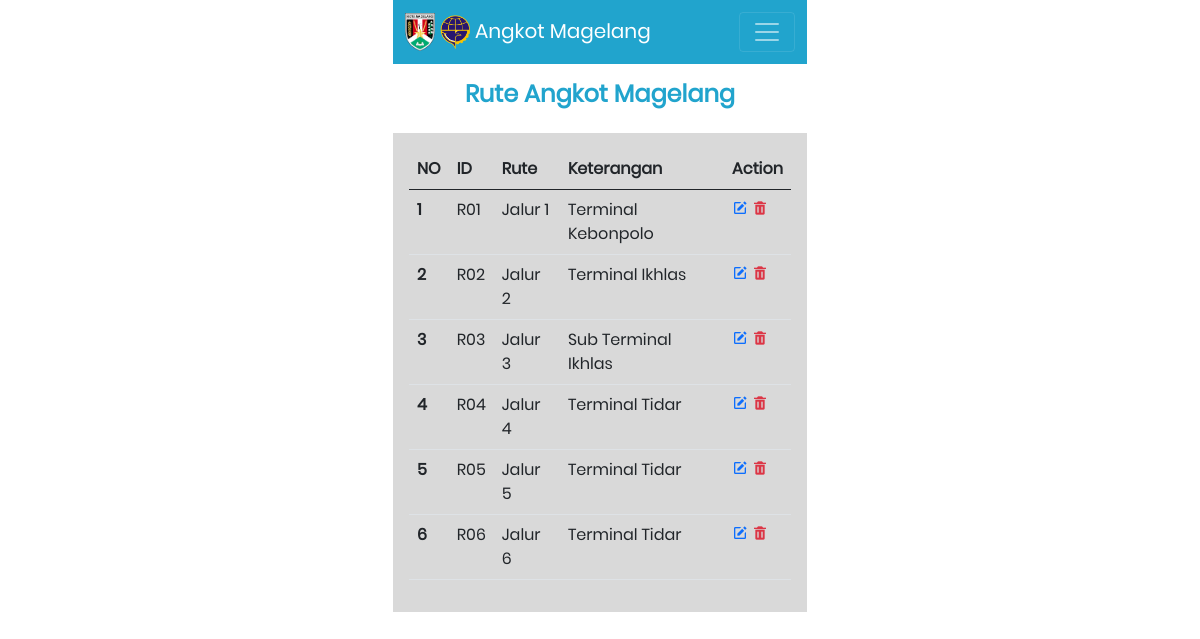
/show-rute.php (signed in), run on an earlier commit of the app's database.
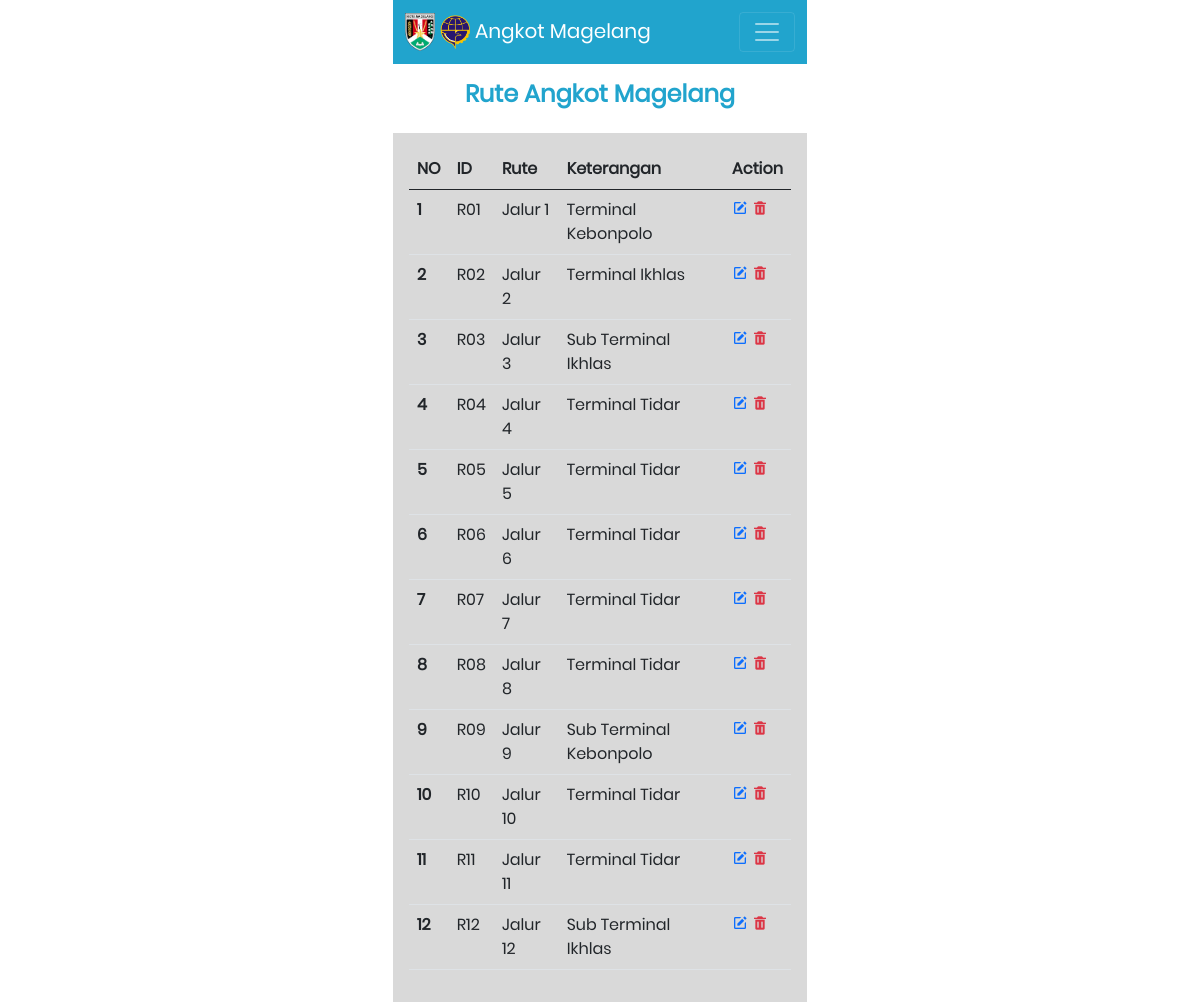
And on a later commit of the database.
### tables this page shows
CREATE TABLE `rute_angkot` (
  `ID_RUTE` varchar(5) NOT NULL,
  `NAMA_RUTE` varchar(50) NOT NULL,
  `KETERANGAN` varchar(70) NOT NULL,
  `ICON` text NOT NULL,
  `DATA_RUTE` text NOT NULL,
  `COLOR` varchar(7) NOT NULL
);

### show-rute.php (the view, shortened to what this page needs)
<!DOCTYPE html>
<html lang="en">
<head>
  <?php include 'component/head.php' ?>
</head>
<body>
  <?php
    include 'component/navbar.php';
    include 'koneksi.php';
    $no = 1;
  ?>
  <section class="dashboard mt-3">
    <div class="container">
      <div class="row text-center">
        <h1 class="heading">Rute Angkot Magelang</h1>
      </div>
      <div class="row mt-3 p-3" style="background: #D9D9D9">
        <table class="table">
          <thead>
            <tr>
              <th scope="col">NO</th>
              <th scope="col">ID</th>
              <th scope="col">Rute</th>
              <th scope="col">Keterangan</th>
              <th scope="col">Action</th>
            </tr>
          </thead>
          <tbody>
          <?php
          $result = mysqli_query($koneksi, "SELECT * FROM rute_angkot");
          foreach ($result as $row) {
          ?>
            <tr>
              <th scope="row"><?php echo $no?></th>
              <td><?php echo $row['ID_RUTE'] ?></td>
              <td><?php echo $row['NAMA_RUTE'] ?></td>
              <td><?php echo $row['KETERANGAN'] ?></td>
              <td>
                <a href="edit-rute.php?id=<?php echo $row['ID_RUTE'] ?>">
                  <i class='bx bxs-edit text-primary'></i>
                </a>
                <a href="delete.php?id=<?php echo $row['ID_RUTE'] ?>" onclick="return confirm('Yakin ingin menghapus data?')">
                  <i class='bx bxs-trash text-danger'></i>
                </a>
              </td>
            </tr>
          <?php
            $no++
            ;
          }
          ?>
          </tbody>
        </table>
      </div>
    </div>
  </section>
</body>
</html>

### component/head.php
<link rel="stylesheet" href="assets/css/bootstrap.min.css">
<link rel="stylesheet" href="https://unpkg.com/swiper/swiper-bundle.min.css"/>
<link href='https://unpkg.com/boxicons@2.1.2/css/boxicons.min.css' rel='stylesheet'>
<link rel="stylesheet" href="assets/custom/style.css">

### component/navbar.php (shortened to what this page needs)
<nav class="navbar navbar-dark">
  <div class="container-fluid">
    <a class="navbar-brand" href="#">
      <img src="assets/image/logo_magelang.png" width="30">
      <img src="assets/image/logo_dishub.png" width="30">
      Angkot Magelang
    </a>
    <button class="navbar-toggler" type="button" data-bs-toggle="collapse" data-bs-target="#navbarNavAltMarkup" aria-controls="navbarNavAltMarkup" aria-expanded="false" aria-label="Toggle navigation">
      <span class="navbar-toggler-icon"></span>
    </button>
  </div>
</nav>

### assets/custom/style.css (style rules this page uses)
:root { --primaryColor: #21A4CD; --secondaryColor: #DDC190; }
* { box-sizing: border-box; text-decoration: none!important; }
body { font-family: 'Poppins'; max-width: 414px; margin: auto; }
.heading { font-size: 24px; font-weight: 700; }
.navbar { background-color: var(--primaryColor); }
.dashboard h1 { color: #21A4CD; }

What changed in the data, as far as the page shows it:
added rute_angkot: ID_RUTE "R07", NAMA_RUTE "Jalur 7", KETERANGAN "Terminal Tidar"
added rute_angkot: ID_RUTE "R08", NAMA_RUTE "Jalur 8", KETERANGAN "Terminal Tidar"
added rute_angkot: ID_RUTE "R09", NAMA_RUTE "Jalur 9", KETERANGAN "Sub Terminal Kebonpolo"
added rute_angkot: ID_RUTE "R10", NAMA_RUTE "Jalur 10", KETERANGAN "Terminal Tidar"
added rute_angkot: ID_RUTE "R11", NAMA_RUTE "Jalur 11", KETERANGAN "Terminal Tidar"
added rute_angkot: ID_RUTE "R12", NAMA_RUTE "Jalur 12", KETERANGAN "Sub Terminal Ikhlas"
